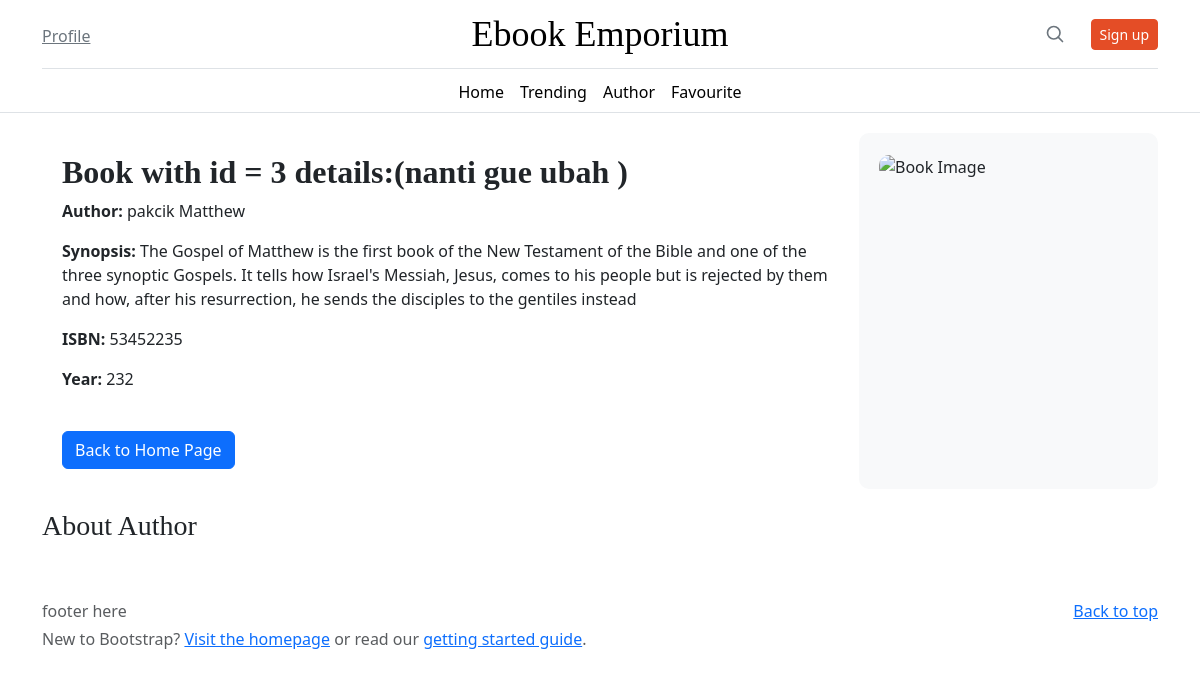
The app's page /php/Bookpage.php?id=3 with its own data.
### tables this page shows
CREATE TABLE `book_description` (
  `id` int(11) NOT NULL,
  `author` varchar(255) NOT NULL,
  `synopsis` text NOT NULL,
  `isbn` varchar(20) NOT NULL,
  `year` int(11) NOT NULL
);

### php/Bookpage.php (the view, shortened to what this page needs)
<?php
$db = new Dbh();
$conn = $db->conn;
$book_id = isset($_GET['id']) ? $_GET['id'] : '';
$sql = "SELECT * FROM book_description WHERE id = :book_id";
$stmt = $conn->prepare($sql);
$stmt->bindParam(':book_id', $book_id);
$stmt->execute();
$row = $stmt->fetch(PDO::FETCH_ASSOC);
?>
<!DOCTYPE html>
<html lang="en">
<head>
    <link href="https://cdn.jsdelivr.net/npm/bootstrap@5.3.2/dist/css/bootstrap.min.css" rel="stylesheet">
    <link rel="stylesheet" href="Home.css">
</head>
<body>
    <div class="container">
        <header class="border-bottom lh-1 py-3">
            <div class="row flex-nowrap justify-content-between align-items-center">
                <div class="col-4 pt-1">
                    <a class="link-secondary" href="/WEBPRO/php/Profile/profile.php">Profile</a>
                </div>
                <div class="col-4 text-center">
                    <a class="blog-header-logo text-body-emphasis text-decoration-none" href="#">Ebook Emporium</a>
                </div>
                <div class="col-4 d-flex justify-content-end align-items-center search-container">
                    <a class="link-secondary" href="#" aria-label="Search" onclick="toggleSearch()">
                        <svg xmlns="http://www.w3.org/2000/svg" width="20" height="20" fill="none" stroke="currentColor" stroke-linecap="round" stroke-linejoin="round" stroke-width="2" class="mx-3" role="img" viewBox="0 0 24 24"><title>Search</title><circle cx="10.5" cy="10.5" r="7.5"/><path d="M21 21l-5.2-5.2"/></svg>
                    </a>
                    <a class="btn btn-sm btn-outline-secondary custom-signup-btn" href="/WEBPRO/php/Signup/SignUp.php">Sign up</a>
                </div>
            </div>
        </header>
    </div>
    <div class="nav-scroller py-1 mb-3 border-bottom">
        <nav class="nav nav-underline justify-content-center">
            <a class="nav-item nav-link link-body-emphasis" href="/WEBPRO/php/Home/home.php">Home</a>
            <a class="nav-item nav-link link-body-emphasis" href="#">Trending</a>
            <a class="nav-item nav-link link-body-emphasis" href="/WEBPRO/php/Author/Authorpage.php">Author</a>
            <a class="nav-item nav-link link-body-emphasis" href="#">Favourite</a>
        </nav>
    </div>
    <main>
    <div class="book-details-container container">
        <div class="book-details">
            <h2><b>Book with id = <?php echo $row['id']; ?> details:(nanti gue ubah )</b></h2>
            <p><b>Author:</b> <?php echo isset($row['author']) ? $row['author'] : 'N/A'; ?></p>
            <p><b>Synopsis:</b> <?php echo isset($row['synopsis']) ? $row['synopsis'] : 'N/A'; ?></p>
            <p><b>ISBN:</b> <?php echo isset($row['isbn']) ? $row['isbn'] : 'N/A'; ?></p>
            <p><b>Year:</b> <?php echo isset($row['year']) ? $row['year'] : 'N/A'; ?></p>
            <form action="home.php">
                <br><button class="btn btn-primary">Back to Home Page</button>
            </form>
        </div>
        <div class="image-container">
            <img src="<?php echo isset($row['book_image']) ? $row['book_image'] : 'N/A'; ?>" class="card-img-top" alt="Book Image">
        </div>
    </div>
<div class="about-author-container container">
        <h3>About Author</h3>
    </div>
    </main>
    <footer class="text-body-secondary py-5">
        <div class="container">
            <p class="float-end mb-1">
                <a href="#">Back to top</a>
            </p>
            <p class="mb-1">footer here</p>
            <p class="mb-0">New to Bootstrap? <a href="/">Visit the homepage</a> or read our <a href="../getting-started/introduction/">getting started guide</a>.</p>
        </div>
    </footer>
</body>
</html>

### php/Home/Home.css (style rules this page uses)
.nav-scroller { position: relative; z-index: 2; height: 2.75rem; overflow-y: hidden; }
.nav-scroller .nav { display: flex; flex-wrap: nowrap; padding-bottom: 1rem; margin-top: -1px; overflow-x: auto; text-align: center; white-space: nowrap; -webkit-overflow-scrolling: touch; }
.card-img-top { height: 369px; width: 100%; }
.btn-outline-secondary { transition: background-color 0.3s ease, color 0.3s ease, transform 0.3s ease; color: black; background-color: #fff5e1; border: 1px solid #ffd699; outline: none; user-select: none; }
.custom-signup-btn { color: #fff; background-color: #e44d26; border-color: #e44d26; transition: background-color 0.3s ease, color 0.3s ease, transform 0.3s ease; }
.blog-header-logo { font-family: "Playfair Display", Georgia, "Times New Roman", serif; font-size: 2.25rem; }
h1, h2, h3, h4, h5, h6 { font-family: "Playfair Display", Georgia, "Times New Roman", serif; }
.image-container { background-image: url('/WEBPRO/Images/bg1.png'); background-size: cover; background-position: center; position: relative; overflow: hidden; transition: transform 0.3s ease; }

### php/Bookpage.php (style rules this page uses)
.search-container { position: relative; }
.custom-signup-btn { margin-left: 10px; }
.image-container { background-color: #f8f9fa; border-radius: 10px; overflow: hidden; }
.book-details-container { display: flex; flex-wrap: wrap; margin-top: 20px; }
.book-details { flex: 3; padding: 20px; }
.image-container { flex: 1; padding: 20px; }
.image-container img { width: 100%; height: auto; border-radius: 10px; }
.custom-signup-btn { color: #fff; background-color: #e44d26; border-color: #e44d26; transition: background-color 0.3s ease, color 0.3s ease, transform 0.3s ease; }
.blog-header-logo { font-family: "Playfair Display", Georgia, "Times New Roman", serif; font-size: 2.25rem; }
h1, h2, h3, h4, h5, h6 { font-family: "Playfair Display", Georgia, "Times New Roman", serif; }
.about-author-container { margin-top: 20px; }

### records on screen
book_description: id "3", author "pakcik Matthew", synopsis "The Gospel of Matthew is the first book of the New Testament of the Bible and one of the three synoptic Gospels. It tells how Israel's Messiah, Jesus, comes to his people but is rejected by them and how, after his resurrection, he sends the disciples to the gentiles instead", isbn "53452235", year "232"
